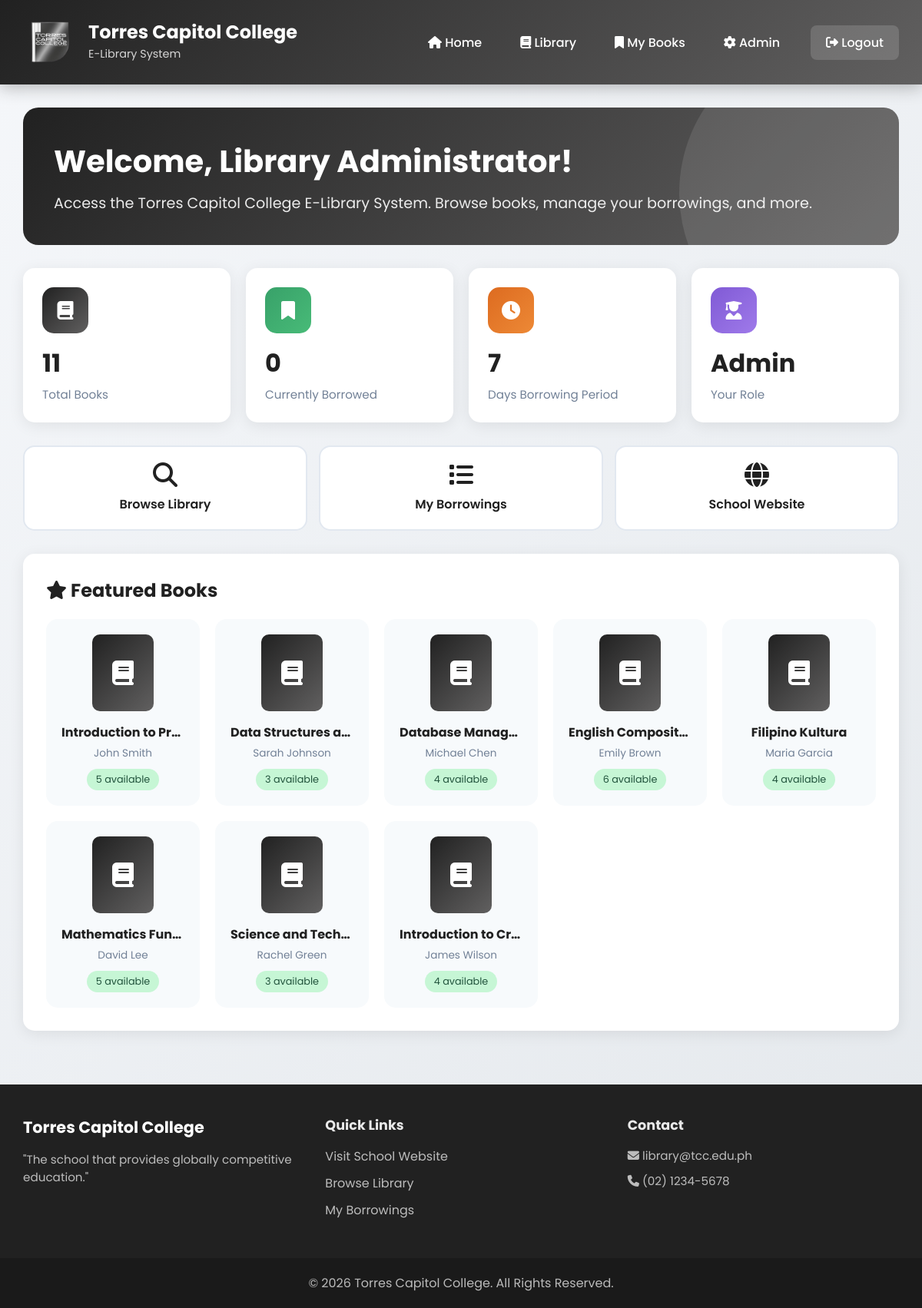
The page /dashboard (signed in) on the database its author committed.
### app.py (models this page shows)
class User(db.Model):
    id = db.Column(db.Integer, primary_key=True)
    username = db.Column(db.String(80), unique=True, nullable=False)
    email = db.Column(db.String(120), unique=True, nullable=False)
    password = db.Column(db.String(200), nullable=False)
    full_name = db.Column(db.String(100), nullable=False)
    role = db.Column(db.String(20), default='student')
    created_at = db.Column(db.DateTime, default=db.func.current_timestamp())

class Book(db.Model):
    id = db.Column(db.Integer, primary_key=True)
    title = db.Column(db.String(200), nullable=False)
    author = db.Column(db.String(200), nullable=False)
    isbn = db.Column(db.String(20), unique=True)
    category = db.Column(db.String(100))
    description = db.Column(db.Text)
    cover_image = db.Column(db.String(200))
    stock = db.Column(db.Integer, default=1)
    created_at = db.Column(db.DateTime, default=db.func.current_timestamp())

### app.py (the view)
@app.route('/dashboard')
def dashboard():
    if 'user_id' not in session:
        return redirect(url_for('login'))
    user = User.query.get(session['user_id'])
    books = Book.query.all()
    borrowed_books = Borrowing.query.filter_by(user_id=session['user_id'], status='borrowed').all()
    return render_template('dashboard.html',
                         user=user,
                         books=books,
                         borrowed_books=borrowed_books,
                         school_name='Torres Capitol College',
                         school_short='TCC')

### templates/dashboard.html (shortened to what this page needs)
{% extends "base.html" %}
{% block content %}
<div class="dashboard-container">
    <div class="welcome-section">
        <div class="welcome-content">
            <h1>Welcome, {{ user.full_name }}!</h1>
            <p>Access the {{ school_name }} E-Library System. Browse books, manage your borrowings, and more.</p>
        </div>
    </div>
    <div class="stats-grid">
        <div class="stat-card">
            <div class="stat-icon blue">
                <i class="fas fa-book"></i>
            </div>
            <h3>{{ books|length }}</h3>
            <p>Total Books</p>
        </div>
        <div class="stat-card">
            <div class="stat-icon green">
                <i class="fas fa-bookmark"></i>
            </div>
            <h3>{{ borrowed_books|length }}</h3>
            <p>Currently Borrowed</p>
        </div>
        <div class="stat-card">
            <div class="stat-icon orange">
                <i class="fas fa-clock"></i>
            </div>
            <h3>7</h3>
            <p>Days Borrowing Period</p>
        </div>
        <div class="stat-card">
            <div class="stat-icon purple">
                <i class="fas fa-user-graduate"></i>
            </div>
            <h3>{{ user.role|title }}</h3>
            <p>Your Role</p>
        </div>
    </div>
    <div class="quick-actions">
        <a href="{{ url_for('library') }}" class="action-btn">
            <i class="fas fa-search"></i>
            <span>Browse Library</span>
        </a>
        <a href="{{ url_for('my_borrowings') }}" class="action-btn">
            <i class="fas fa-list"></i>
            <span>My Borrowings</span>
        </a>
        <a href="https://philcountryville.com/" target="_blank" class="action-btn">
            <i class="fas fa-globe"></i>
            <span>School Website</span>
        </a>
    </div>
    <div class="recent-section">
        <h2><i class="fas fa-star"></i> Featured Books</h2>
        <div class="book-grid">
            {% for book in books[:8] %}
            <div class="book-card">
                <div class="book-icon">
                    {% if book.cover_image %}
                    <img src="{{ url_for('static', filename='uploads/' + book.cover_image) }}" alt="{{ book.title }}" style="width: 100%; height: 100%; object-fit: cover;">
                    {% else %}
                    <i class="fas fa-book"></i>
                    {% endif %}
                </div>
                <h4>{{ book.title }}</h4>
                <p>{{ book.author }}</p>
                <span class="stock">{{ book.stock }} available</span>
            </div>
            {% endfor %}
        </div>
    </div>
</div>
{% endblock %}

### templates/base.html (shortened to what this page needs)
<!DOCTYPE html>
<html lang="en">
<head>
    <link rel="stylesheet" href="{{ url_for('static', filename='css/style.css') }}">
    <link rel="stylesheet" href="https://cdnjs.cloudflare.com/ajax/libs/font-awesome/6.4.0/css/all.min.css">
</head>
<body>
    <header class="main-header">
        <div class="header-container">
            <div class="logo-section">
                <div class="logo">
                    <img src="{{ url_for('static', filename='images/tcc_logo.png') }}" alt="{{ school_short }} Logo">
                </div>
                <div class="school-info">
                    <h1>{{ school_name }}</h1>
                    <span class="tagline">E-Library System</span>
                </div>
            </div>
            {% if session.get('user_id') %}
            <nav class="main-nav">
                <a href="{{ url_for('dashboard') }}"><i class="fas fa-home"></i> Home</a>
                <a href="{{ url_for('library') }}"><i class="fas fa-book"></i> Library</a>
                <a href="{{ url_for('my_borrowings') }}"><i class="fas fa-bookmark"></i> My Books</a>
                {% if session.get('role') == 'admin' %}
                <a href="{{ url_for('admin') }}"><i class="fas fa-cog"></i> Admin</a>
                {% endif %}
                <a href="{{ url_for('logout') }}" class="logout-btn"><i class="fas fa-sign-out-alt"></i> Logout</a>
            </nav>
            {% endif %}
        </div>
    </header>
    <main class="main-content">
        {% block content %}{% endblock %}
    </main>
    <footer class="main-footer">
        <div class="footer-container">
            <div class="footer-section">
                <h3>{{ school_name }}</h3>
                <p>"The school that provides globally competitive education."</p>
            </div>
            <div class="footer-section">
                <h4>Quick Links</h4>
                <a href="https://philcountryville.com/" target="_blank">Visit School Website</a>
                <a href="{{ url_for('library') }}">Browse Library</a>
                <a href="{{ url_for('my_borrowings') }}">My Borrowings</a>
            </div>
            <div class="footer-section">
                <h4>Contact</h4>
                <p><i class="fas fa-envelope"></i> library@tcc.edu.ph</p>
                <p><i class="fas fa-phone"></i> (02) 1234-5678</p>
            </div>
        </div>
        <div class="footer-bottom">
            <p>&copy; 2026 {{ school_name }}. All Rights Reserved.</p>
        </div>
    </footer>
</body>
</html>

### static/css/style.css (style rules this page uses)
* { margin: 0; padding: 0; box-sizing: border-box; }
body { font-family: 'Poppins', sans-serif; background: linear-gradient(135deg, #f5f7fa 0%, #e4e8ec 100%); min-height: 100vh; display: flex; flex-direction: column; }
.main-header { background: linear-gradient(135deg, #212121 0%, #616060 100%); padding: 0; box-shadow: 0 4px 20px rgba(33, 33, 33, 0.3); position: sticky; top: 0; z-index: 1000; }
.header-container { max-width: 1400px; margin: 0 auto; padding: 20px 30px; display: flex; justify-content: space-between; align-items: center; }
.logo-section { display: flex; align-items: center; gap: 15px; }
.logo { width: 70px; height: 70px; border-radius: 50%; padding: 8px; }
.logo img { width: 100%; height: 100%; object-fit: contain; }
.school-info h1 { color: white; font-size: 1.5rem; font-weight: 700; line-height: 1.2; }
.school-info .tagline { color: rgba(255, 255, 255, 0.8); font-size: 0.9rem; }
.main-nav { display: flex; gap: 10px; align-items: center; }
.main-nav a { color: white; text-decoration: none; padding: 10px 20px; border-radius: 8px; font-weight: 500; transition: all 0.3s; }
.main-nav .logout-btn { background: rgba(255, 255, 255, 0.15); margin-left: 10px; }
.main-content { flex: 1; padding-bottom: 40px; }
.main-footer { background: #212121; color: white; padding: 40px 0 0; margin-top: auto; }
.footer-container { max-width: 1400px; margin: 0 auto; padding: 0 30px 40px; display: grid; grid-template-columns: repeat(auto-fit, minmax(250px, 1fr)); gap: 40px; }
.footer-section h3 { font-size: 1.3rem; margin-bottom: 15px; color: white; }
.footer-section h4 { font-size: 1.1rem; margin-bottom: 15px; color: rgba(255, 255, 255, 0.9); }
.footer-section p { color: rgba(255, 255, 255, 0.7); margin-bottom: 10px; font-size: 0.95rem; }
.footer-section a { display: block; color: rgba(255, 255, 255, 0.7); text-decoration: none; margin-bottom: 10px; transition: all 0.3s; }
.footer-bottom { background: rgba(0, 0, 0, 0.2); padding: 20px 30px; text-align: center; }
.footer-bottom p { color: rgba(255, 255, 255, 0.7); margin: 0; }

### rows shown on the page
User: full_name "Library Administrator", role "Admin"
Book: title "Introduction to Pr…", author "John Smith", stock "5"
Book: title "Data Structures a…", author "Sarah Johnson", stock "3"
Book: title "Database Manag…", author "Michael Chen", stock "4"
Book: title "English Composit…", author "Emily Brown", stock "6"
Book: title "Filipino Kultura", author "Maria Garcia", stock "4"
Book: title "Mathematics Fun…", author "David Lee", stock "5"
Book: title "Science and Tech…", author "Rachel Green", stock "3"
Book: title "Introduction to Cr…", author "James Wilson", stock "4"

### other values the page prints
{{ school_name }} "Torres Capitol College"
{{ books|length }} "11"
{{ borrowed_books|length }} "0"
